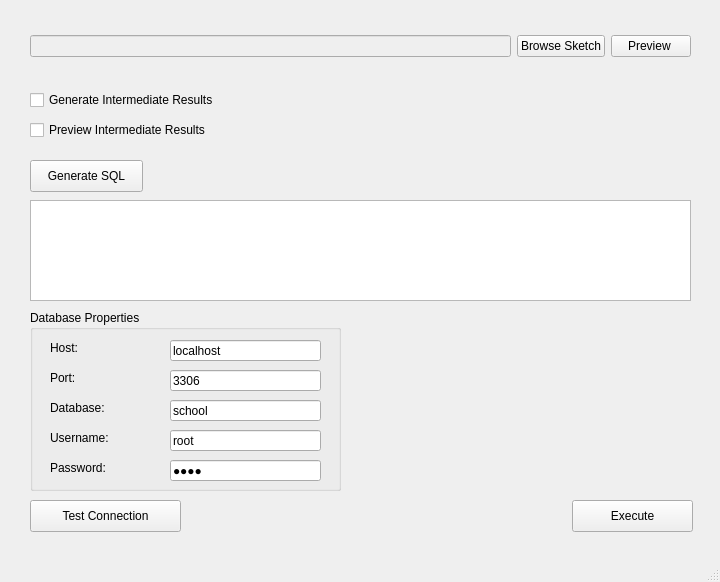
<?xml version="1.0" encoding="UTF-8"?>
<ui version="4.0">
 <class>MainWindow</class>
 <widget class="QMainWindow" name="MainWindow">
  <property name="geometry">
   <rect>
    <x>0</x>
    <y>0</y>
    <width>720</width>
    <height>582</height>
   </rect>
  </property>
  <property name="windowTitle">
   <string>MainWindow</string>
  </property>
  <widget class="QWidget" name="centralwidget">
   <widget class="QCheckBox" name="enableSaving">
    <property name="geometry">
     <rect>
      <x>30</x>
      <y>90</y>
      <width>211</width>
      <height>20</height>
     </rect>
    </property>
    <property name="text">
     <string>Generate Intermediate Results</string>
    </property>
   </widget>
   <widget class="QCheckBox" name="enablePrev">
    <property name="geometry">
     <rect>
      <x>30</x>
      <y>120</y>
      <width>211</width>
      <height>20</height>
     </rect>
    </property>
    <property name="text">
     <string>Preview Intermediate Results</string>
    </property>
   </widget>
   <widget class="QPlainTextEdit" name="txtSqlCmd">
    <property name="enabled">
     <bool>true</bool>
    </property>
    <property name="geometry">
     <rect>
      <x>30</x>
      <y>200</y>
      <width>661</width>
      <height>101</height>
     </rect>
    </property>
   </widget>
   <widget class="QPushButton" name="btnGenerateSQL">
    <property name="geometry">
     <rect>
      <x>30</x>
      <y>160</y>
      <width>113</width>
      <height>32</height>
     </rect>
    </property>
    <property name="text">
     <string>Generate SQL</string>
    </property>
   </widget>
   <widget class="QPushButton" name="btnExecute">
    <property name="geometry">
     <rect>
      <x>572</x>
      <y>500</y>
      <width>121</width>
      <height>32</height>
     </rect>
    </property>
    <property name="text">
     <string>Execute</string>
    </property>
   </widget>
   <widget class="QWidget" name="layoutWidget">
    <property name="geometry">
     <rect>
      <x>30</x>
      <y>30</y>
      <width>661</width>
      <height>33</height>
     </rect>
    </property>
    <layout class="QHBoxLayout" name="horizontalLayout">
     <item>
      <widget class="QLineEdit" name="lineEdit">
       <property name="enabled">
        <bool>false</bool>
       </property>
      </widget>
     </item>
     <item>
      <widget class="QPushButton" name="btnBrowse">
       <property name="text">
        <string>Browse Sketch</string>
       </property>
      </widget>
     </item>
     <item>
      <widget class="QPushButton" name="btnPrev">
       <property name="text">
        <string>Preview </string>
       </property>
      </widget>
     </item>
    </layout>
   </widget>
   <widget class="QGroupBox" name="groupBox">
    <property name="geometry">
     <rect>
      <x>30</x>
      <y>310</y>
      <width>311</width>
      <height>181</height>
     </rect>
    </property>
    <property name="title">
     <string>Database Properties</string>
    </property>
    <widget class="QLineEdit" name="txtHost">
     <property name="geometry">
      <rect>
       <x>140</x>
       <y>30</y>
       <width>151</width>
       <height>21</height>
      </rect>
     </property>
     <property name="text">
      <string>localhost</string>
     </property>
    </widget>
    <widget class="QLabel" name="label_4">
     <property name="geometry">
      <rect>
       <x>20</x>
       <y>60</y>
       <width>111</width>
       <height>16</height>
      </rect>
     </property>
     <property name="text">
      <string>Port:</string>
     </property>
    </widget>
    <widget class="QLabel" name="label_3">
     <property name="geometry">
      <rect>
       <x>20</x>
       <y>150</y>
       <width>111</width>
       <height>16</height>
      </rect>
     </property>
     <property name="text">
      <string>Password:</string>
     </property>
    </widget>
    <widget class="QLabel" name="label">
     <property name="geometry">
      <rect>
       <x>20</x>
       <y>90</y>
       <width>111</width>
       <height>16</height>
      </rect>
     </property>
     <property name="text">
      <string>Database:</string>
     </property>
    </widget>
    <widget class="QLineEdit" name="txtPassword">
     <property name="geometry">
      <rect>
       <x>140</x>
       <y>150</y>
       <width>151</width>
       <height>21</height>
      </rect>
     </property>
     <property name="text">
      <string>1234</string>
     </property>
     <property name="echoMode">
      <enum>QLineEdit::Password</enum>
     </property>
    </widget>
    <widget class="QLineEdit" name="txtDB">
     <property name="geometry">
      <rect>
       <x>140</x>
       <y>90</y>
       <width>151</width>
       <height>21</height>
      </rect>
     </property>
     <property name="text">
      <string>school</string>
     </property>
    </widget>
    <widget class="QLabel" name="label_2">
     <property name="geometry">
      <rect>
       <x>20</x>
       <y>120</y>
       <width>111</width>
       <height>16</height>
      </rect>
     </property>
     <property name="text">
      <string>Username:</string>
     </property>
    </widget>
    <widget class="QLabel" name="label_5">
     <property name="geometry">
      <rect>
       <x>20</x>
       <y>30</y>
       <width>111</width>
       <height>16</height>
      </rect>
     </property>
     <property name="text">
      <string>Host:</string>
     </property>
    </widget>
    <widget class="QLineEdit" name="txtPort">
     <property name="geometry">
      <rect>
       <x>140</x>
       <y>60</y>
       <width>151</width>
       <height>21</height>
      </rect>
     </property>
     <property name="text">
      <string>3306</string>
     </property>
    </widget>
    <widget class="QLineEdit" name="txtUsername">
     <property name="geometry">
      <rect>
       <x>140</x>
       <y>120</y>
       <width>151</width>
       <height>21</height>
      </rect>
     </property>
     <property name="text">
      <string>root</string>
     </property>
    </widget>
   </widget>
   <widget class="QPushButton" name="btnTestConn">
    <property name="geometry">
     <rect>
      <x>30</x>
      <y>500</y>
      <width>151</width>
      <height>32</height>
     </rect>
    </property>
    <property name="text">
     <string>Test Connection</string>
    </property>
   </widget>
  </widget>
  <widget class="QMenuBar" name="menubar">
   <property name="geometry">
    <rect>
     <x>0</x>
     <y>0</y>
     <width>720</width>
     <height>22</height>
    </rect>
   </property>
  </widget>
  <widget class="QStatusBar" name="statusbar"/>
 </widget>
 <resources/>
 <connections/>
</ui>
